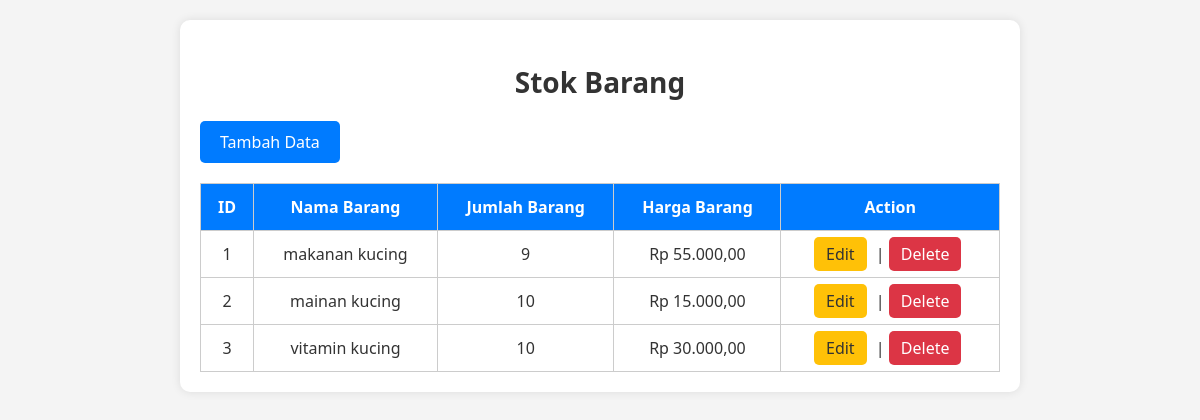
The page / on the database its author committed.
### tables this page shows
CREATE TABLE `stok_barang` (
  `id` int(11) NOT NULL,
  `nama_barang` varchar(100) NOT NULL,
  `jumlah_barang` int(11) NOT NULL,
  `harga_barang` decimal(10,2) NOT NULL
);

### index.php (the view, shortened to what this page needs)
<?php
include 'koneksi.php';
$query = "SELECT * FROM stok_barang";
$result = mysqli_query($conn, $query);
?>
<!DOCTYPE html>
<html lang="en">
<head>
</head>
<body>
<div class="container">
    <h2>Stok Barang</h2>
    <a href="create.php" class="btn-stok">Tambah Data</a>
    <table border="1">
        <tr>
            <th>ID</th>
            <th>Nama Barang</th>
            <th>Jumlah Barang</th>
            <th>Harga Barang</th>
            <th>Action</th>
        </tr>
        <?php
         while ($row = mysqli_fetch_assoc($result)) {
             echo "<tr>";
             echo "<td>".$row['id']."</td>";
             echo "<td>".$row['nama_barang']."</td>";
             echo "<td>".$row['jumlah_barang']."</td>";
             echo "<td>Rp ".number_format($row['harga_barang'], 2, ',', '.')."</td>";
             echo "<td>";
             echo "<div class='action-buttons additional-buttons'>";
             echo "<a href='update.php?id=".$row['id']."' class='edit-btn'>Edit</a>";
             echo " | ";
             echo "<a href='delete.php?id=".$row['id']."' class='delete-btn' onclick='return confirm(\"Apakah Anda yakin ingin menghapus data?\")'>Delete</a>";
             echo "</td>";
             echo "</tr>";
         }
        ?>
    </table>
</div>
</body>
</html>

### index.php (style rules this page uses)
body { font-family: 'Segoe UI', Tahoma, Geneva, Verdana, sans-serif; background-color: #f4f4f4; color: #333; margin: 0; padding: 0; }
.container { max-width: 800px; margin: 20px auto; padding: 20px; background-color: #fff; border-radius: 10px; box-shadow: 0 0 10px rgba(0, 0, 0, 0.1); }
h2 { font-size: 28px; margin-bottom: 20px; color: #333; text-align: center; }
a { text-decoration: none; color: #fff; }
.btn-stok { display: inline-block; background-color: #007bff; color: #fff; padding: 10px 20px; border-radius: 5px; transition: background-color 0.3s ease; }
table { width: 100%; border-collapse: collapse; margin-top: 20px; text-align: center; background-color: rgba(255, 255, 255, 0.9); }
table th, table td { padding: 12px; border: 1px solid #ccc; }
table th { background-color: #007bff; color: #fff; }
.action-buttons a { margin-right: 5px; padding: 6px 12px; border-radius: 5px; text-decoration: none; }
.action-buttons .edit-btn { background-color: #ffc107; color: #333; }
.action-buttons .delete-btn { background-color: #dc3545; color: #fff; }

### rows shown on the page
stok_barang: id "1", nama_barang "makanan kucing", jumlah_barang "9", harga_barang "55.000,00"
stok_barang: id "2", nama_barang "mainan kucing", jumlah_barang "10", harga_barang "15.000,00"
stok_barang: id "3", nama_barang "vitamin kucing", jumlah_barang "10", harga_barang "30.000,00"
